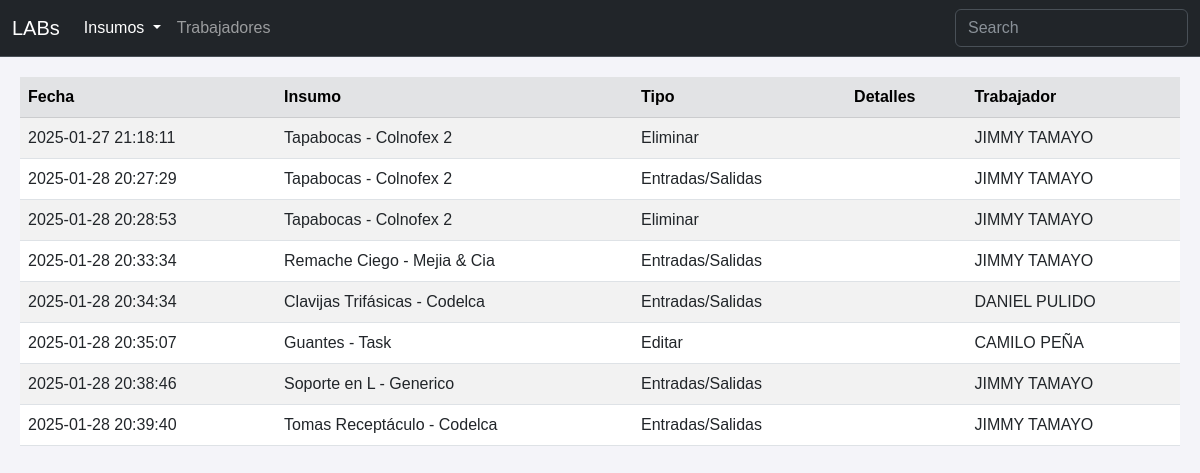
Before: /history with the older database file.
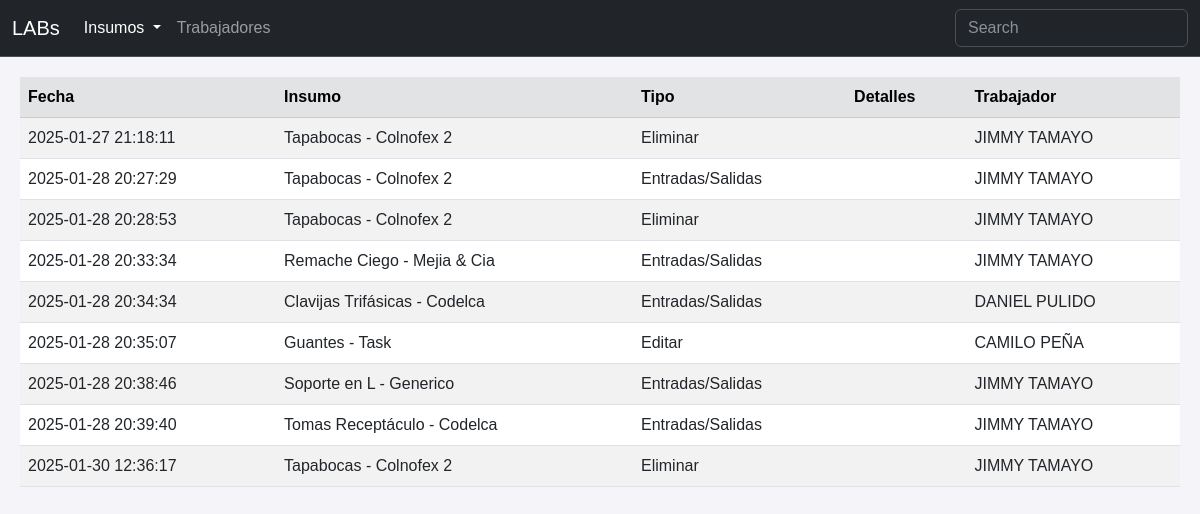
After: the same page with the newer database file.
### tables this page shows
CREATE TABLE historial (
    Historial_id INTEGER PRIMARY KEY,
    Tipo TEXT NOT NULL,
    Detalles TEXT,
    Trabajador_id INTEGER NOT NULL,
    Fecha DATETIME NOT NULL,
    Item_id INTEGER NOT NULL,
    FOREIGN KEY (Trabajador_id) REFERENCES trabajadores (Trabajador_id),
    FOREIGN KEY (Item_id) REFERENCES insumos (Item_id)
);

CREATE TABLE insumos (
    Item_id INTEGER PRIMARY KEY,
    Activo BOOL NOT NULL,
    Nombre TEXT NOT NULL,
    Detalles TEXT,
    Cantidad INTEGER NOT NULL,
    Cantidad_Inicial INTEGER NOT NULL,
    Estado_id INTEGER NOT NULL,
    Ubicacion_id INTEGER NOT NULL,
    Empaque_id INTEGER NOT NULL,
    FOREIGN KEY (Estado_id) REFERENCES estados (Estado_id),
    FOREIGN KEY (Ubicacion_id) REFERENCES ubicaciones (Ubicacion_id),
    FOREIGN KEY (Empaque_id) REFERENCES empaques (Empaque_id)
);

CREATE TABLE trabajadores (
    Trabajador_id INTEGER PRIMARY KEY,
    Nombre_Apellido TEXT NOT NULL,
    Dependencia TEXT NOT NULL,
    Cargo TEXT NOT NULL,
    Correo TEXT NOT NULL 
);

### app.py (the view)
@app.route('/history')
def history():
    conn = sqlite3.connect('inventario.db')
    cursor = conn.cursor()
    history = cursor.execute('''
    SELECT
        historial.Fecha,
        insumos.Nombre,
        historial.Tipo,
        historial.Detalles,
        trabajadores.Nombre_Apellido
    FROM historial
    INNER JOIN insumos ON historial.Item_id = insumos.Item_id
    INNER JOIN trabajadores ON historial.Trabajador_id = trabajadores.Trabajador_id;
    ''').fetchall()
    conn.close()
    column_history = ["date","name","type","details","worker"]
    history_dict = [dict(zip(column_history, row)) for row in history]
    return render_template('history.html', histories=history_dict)

### templates/history.html (shortened to what this page needs)
<!DOCTYPE html>
<html lang="es">
<head>
    <link rel="stylesheet" href="https://cdn.jsdelivr.net/npm/bootstrap-icons@1.11.3/font/bootstrap-icons.min.css">
    <link href="https://cdn.jsdelivr.net/npm/bootstrap@5.3.0/dist/css/bootstrap.min.css" rel="stylesheet">
    <link href="https://cdn.datatables.net/2.2.1/css/dataTables.dataTables.css" rel="stylesheet">
    <link rel="stylesheet" href="{{ url_for('static', filename='styles.css') }}">
</head>
<body>
    <nav class="navbar navbar-expand-sm bg-dark border-bottom border-body" data-bs-theme="dark">
        <div class="container-fluid">
            <a class="navbar-brand" href="#">LABs</a>
            <div class="collapse navbar-collapse" id="navbarNav">
                <ul class="navbar-nav">
                    <li class="nav-item dropdown">
                        <a class="nav-link dropdown-toggle active" aria-current="page" href="#" role="button" data-bs-toggle="dropdown" aria-expanded="false">
                            Insumos
                        </a>
                    </li>
                    <li class="nav-item">
                        <a class="nav-link" href="{{ url_for('workers') }}">Trabajadores</a>
                    </li>
                </ul>
                <form class="d-flex ms-auto" role="search">
                    <input class="form-control" id="searchFilter" type="search" placeholder="Search" aria-label="Search">
                </form>
            </div>
        </div>
    </nav>
    <div class="table-responsive">
        <table class="table table-striped table-hover align-middle" id="history-table">
            <thead class="table-secondary">
                <tr>
                    <th>Fecha</th>
                    <th>Insumo</th>
                    <th>Tipo</th>
                    <th>Detalles</th>
                    <th>Trabajador</th>
                </tr>
            </thead>
            <tbody>
                {% for history in histories %}
                    <tr>
                        <td>{{ history.date }}</td>
                        <td>{{ history.name }}</td>
                        <td>{{ history.type }}</td>
                        <td>{{ history.details }}</td>
                        <td>{{ history.worker }}</td>
                    </tr>
                {% endfor %}
            </tbody>
        </table>
    </div>
</body>
</html>

### static/styles.css (style rules this page uses)
body { font-family: Arial, sans-serif; background-color: #f4f4f9; color: #333; }
.table-responsive { margin: 20px; }
nav { text-align: center; }

Changed rows visible on the page:
added historial: date "2025-01-30 12:36:17", name "Tapabocas - Colnofex 2", type "Eliminar", worker "JIMMY TAMAYO"
